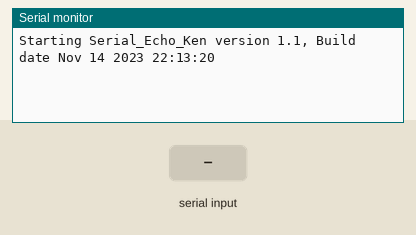
Bench run of a sketch on a simulated ESP32. Parts: the last lines printed to the serial monitor. The inputs (shaded band) are chosen by the test bench.

Above: at 1.2 s.
1.3 s: "1\n" received over Serial
At 2.0 s:
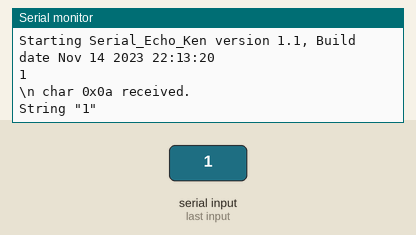
2.8 s: "0\n" received over Serial
At 3.2 s:
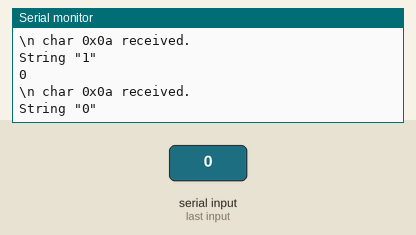
4.3 s: "2\n" received over Serial
At 5.6 s:
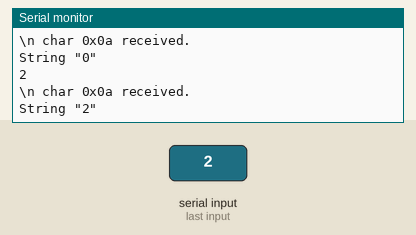

Measured:
- after the input at 1.3 s, the serial monitor: prints a new line at once (image 1)
- after the input at 2.8 s, the serial monitor: prints a new line at once (image 2)
- after the input at 4.3 s, the serial monitor: prints a new line at once (image 3)

The sketch:

Serial_Echo_Ken.ino
```cpp
/*
 * Echo characters from serial port.
 */
// Column locations.
//3456789012345678901234567890123456789012345678901234567890123456789012345678901234567890123456
//       1         2         3         4         5         6         7         8         9     9
//const unsigned long FAKE_LONG     =          10000UL; // Fake variable for column positions.
#include <PString.h>

const byte            VER_MAJOR     =                1; // Major version.
const byte            VER_MINOR     =                1; // Minor version.

char                  InBuf[40];                        // Buffer managed by InStr.
PString               InStr(InBuf, sizeof(InBuf));      // Input PString.
bool                  StrComplete   =            false; // whether the string is complete

void setup() {
  // initialize serial:
  Serial.begin(9600);
  Serial.printf(F("Starting Serial_Echo_Ken version %d.%d, Build date %s %s\n"),
                                                                          VER_MAJOR,
                                                                          VER_MINOR,
                                                                          __DATE__,
                                                                          __TIME__);
}

void loop() {
  // print the string when a newline arrives:
  if (StrComplete) {
    Serial.printf(F("String \"%s\"\n"), InBuf);
    // clear the string:
    InStr = "";
    StrComplete = false;
  }
}

/*
  SerialEvent occurs whenever a new data comes in the
 hardware serial RX.  This routine is run between each
 time loop() runs, so using delay inside loop can delay
 response.  Multiple bytes of data may be available.
 */
void serialEvent() {
  while (Serial.available()) {
    // Get the new byte:
    char inChar = (char)Serial.read();
    // Echo the character.
    Serial.print(inChar);
    // If the incoming character is a newline, set a flag
    // so the main loop can do something about it.
    if (inChar == '\n') {
      Serial.printf(F("\\n char 0x%02x received.\n"), inChar);
      StrComplete = true;
      return;
    }
    if (inChar == '\r') {
      Serial.printf(F("\\r char 0x%02x received.\n"), inChar);
      StrComplete = true;
      return;
    }
    // Add it to the InStr:
    InStr += inChar;
  }
}
```
